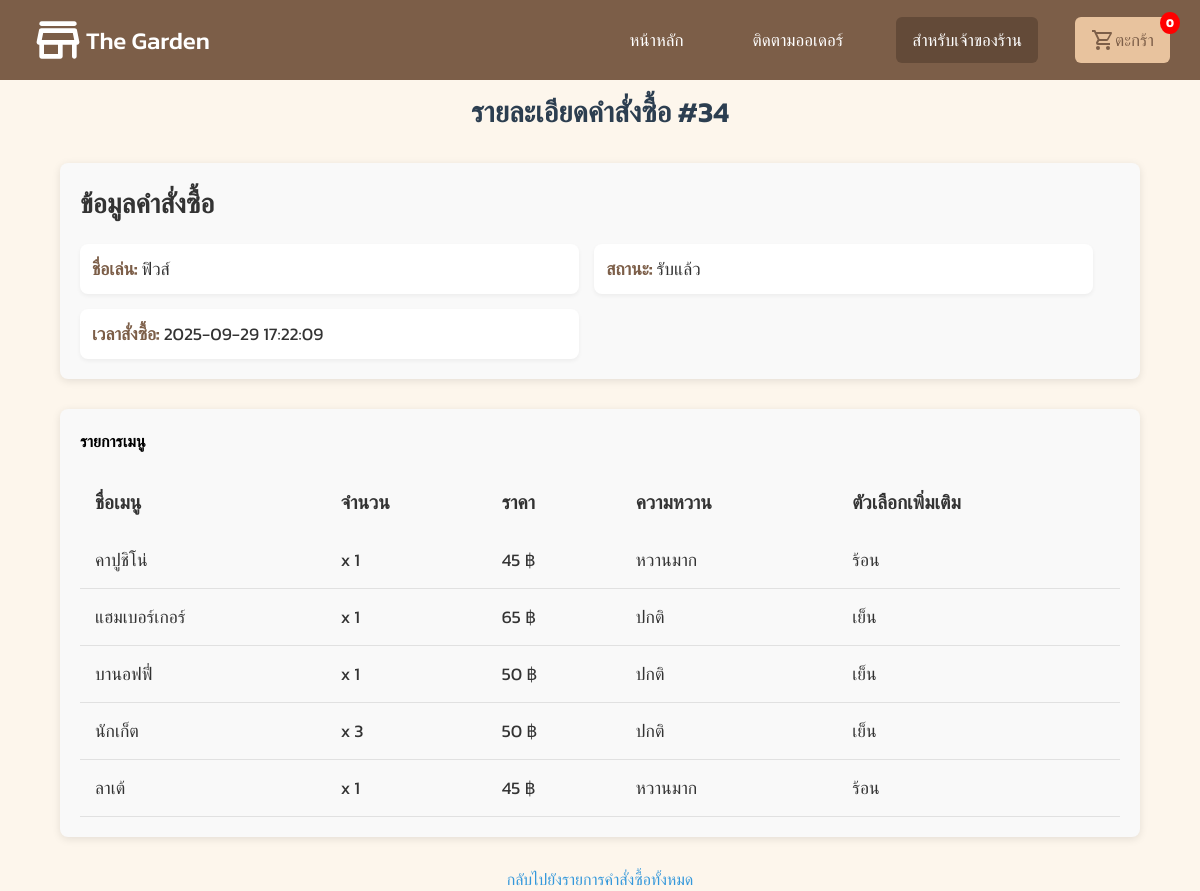
Page /track-orders/34 on the committed database.
### tables this page shows
CREATE TABLE "orders" (
    id INTEGER UNIQUE,
    nickname TEXT NOT NULL,
    phone TEXT NOT NULL,
    note TEXT,
    cart_data TEXT,
    status TEXT,
    timestamp DATETIME,
    slip_filename TEXT, cancel_token TEXT, cancel_note TEXT, cancel_time DATETIME,
    PRIMARY KEY(id)
);

### app.py (the view)
@app.route('/track-orders/<int:order_id>', methods=['GET'])
def view_order(order_id):
    with get_db() as db:
        order = db.execute("""
            SELECT id, nickname, status, timestamp, cart_data
            FROM orders
            WHERE id = ?
        """, (order_id,)).fetchone()
        if order:
            cart = json.loads(order['cart_data'])  # แปลง JSON เป็น list
            return render_template('view_order_customer.html', order=order, cart=cart)
    return "ไม่พบคำสั่งซื้อนี้"

### app.py (called while the page is built)
def get_db():
    conn = sqlite3.connect(db_garden, timeout=10)
    conn.row_factory = sqlite3.Row
    return conn

### templates/view_order_customer.html
{% extends "layout.html" %}
{% block content %}
<h1 class="order-title">รายละเอียดคำสั่งซื้อ #{{ order['id'] }}</h1>
<section class="order-info">
  <h4 class="section-title">ข้อมูลคำสั่งซื้อ</h4>
  <div class="order-details">
    <div class="detail-item">
      <strong>ชื่อเล่น:</strong> {{ order['nickname'] }}
    </div>
    <div class="detail-item">
      <strong>สถานะ:</strong> {{ order['status'] }}
    </div>
    <div class="detail-item">
      <strong>เวลาสั่งซื้อ:</strong> {{ order['timestamp'] }}
    </div>
  </div>
</section>
<section class="order-items">
  <h4 class="section-title">รายการเมนู</h4>
  <table class="menu-table">
    <thead>
      <tr>
        <th>ชื่อเมนู</th>
        <th>จำนวน</th>
        <th>ราคา</th>
        <th>ความหวาน</th>
        <th>ตัวเลือกเพิ่มเติม</th>
      </tr>
    </thead>
    <tbody>
      {% for item in cart %}
      <tr class="menu-item">
        <td class="menu-name">{{ item['name'] }}</td>
        <td class="menu-qty">x {{ item['qty'] }}</td>
        <td class="menu-price">{{ item['price'] }} ฿</td>
        <td class="menu-sweetness">{{ item['sweetness'] if item['sweetness'] else 'ปกติ' }}</td>
        <td class="menu-options">{{ item['optionName'] if item['optionName'] else 'เย็น' }}</td>
      </tr>
      {% endfor %}
    </tbody>
  </table>
</section>
<footer>
  <p><a href="{{ url_for('track_orders') }}">กลับไปยังรายการคำสั่งซื้อทั้งหมด</a></p>
</footer>
{% endblock %}

### static/style.css (style rules this page uses)
:root { --brown: #7C5E48; --cream: #FDF6EC; --white: #fff; --black: #808080; --brown-hover: #634a38; --blue: #262c91; --cream-li: #E8C39E; --red: #E53E3E; --color-font: #583E2C; --img-color: #A67C52; }
* { margin: 0; padding: 0; box-sizing: border-box; font-family: "Kanit", sans-serif; }
body { background-color: var(--cream); height: 100%; overflow-x: hidden; overflow-y: hidden; position: relative; }
strong { color: var(--brown); }
.order-title { font-size: 2rem; color: #2c3e50; text-align: center; margin-top: 10px; font-weight: 600; }
.order-info { margin: 30px auto; padding: 20px; background-color: #f9f9f9; border-radius: 8px; box-shadow: 0 2px 8px rgba(0, 0, 0, 0.1); width: 90%; max-width: 1200px; }
.order-info .section-title { font-size: 1.7rem; font-weight: bold; color: #333; margin-bottom: 20px; }
.order-info .order-details { display: flex; flex-wrap: wrap; gap: 15px; }
.order-info .detail-item { background-color: #ffffff; border-radius: 8px; padding: 12px; width: 48%; font-size: 1.1rem; color: #333; box-shadow: 0 2px 4px rgba(0, 0, 0, 0.05); }
.order-items { margin: 30px auto; padding: 20px; background-color: #f9f9f9; border-radius: 8px; box-shadow: 0 2px 8px rgba(0, 0, 0, 0.1); width: 90%; max-width: 1200px; }
.order-items .menu-table { width: 100%; border-collapse: collapse; margin-top: 20px; }
.order-items .menu-table th, .order-items .menu-table td { padding: 15px; text-align: left; }
.order-items .menu-table th { background-color: #f9f9f9; color: #333; font-weight: bold; font-size: 1.2rem; text-transform: uppercase; border: bottom 1px solid #b7b7b7; }
.order-items .menu-table td { font-size: 1.1rem; color: #333; border-bottom: 1px solid #e1e1e1; }
footer p { text-align: center; margin-top: 20px; }
footer a { color: #3498db; text-decoration: none; }
.order-title { font-size: 1.8em; margin-bottom: 20px; }

### static/login.css (style rules this page uses)
:root { --brown:#7C5E48; --cream:#FDF6EC; --white:#fff; --black:#808080; --brown-hover:#634a38; --blue:#262c91; }
* { margin: 0; padding: 0; box-sizing: border-box; font-family: "Kanit", sans-serif; }

### rows in the picture
orders: id "34", nickname "ฟิวส์", status "รับแล้ว", timestamp "2025-09-29 17:22:09"

### other values in the picture
{{ item['name'] }} "คาปูชิโน่" "แฮมเบอร์เกอร์" "บานอฟฟี่" "นักเก็ต" "ลาเต้"
{{ item['qty'] }} "1" "1" "1" "3" "1"
{{ item['price'] }} "45" "65" "50" "50" "45"
{{ item['sweetness'] if item['sweetness'] else 'ปกติ' }} "หวานมาก" "ปกติ" "ปกติ" "ปกติ" "หวานมาก"
{{ item['optionName'] if item['optionName'] else 'เย็น' }} "ร้อน" "เย็น" "เย็น" "เย็น" "ร้อน"
